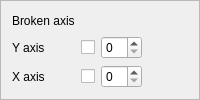
               <widget class="QFrame" name="brokenaxis_frame">
                <property name="frameShape">
                 <enum>QFrame::StyledPanel</enum>
                </property>
                <property name="frameShadow">
                 <enum>QFrame::Raised</enum>
                </property>
                <layout class="QGridLayout" name="gridLayout_5">
                 <item row="0" column="0">
                  <widget class="QLabel" name="brokenaxis_label">
                   <property name="text">
                    <string>Broken axis</string>
                   </property>
                  </widget>
                 </item>
                 <item row="2" column="1">
                  <widget class="QCheckBox" name="brokenaxis_x_checkBox">
                   <property name="text">
                    <string/>
                   </property>
                  </widget>
                 </item>
                 <item row="2" column="0">
                  <widget class="QLabel" name="brokenaxis_y_label">
                   <property name="enabled">
                    <bool>true</bool>
                   </property>
                   <property name="text">
                    <string>Y axis</string>
                   </property>
                  </widget>
                 </item>
                 <item row="3" column="1">
                  <widget class="QCheckBox" name="brokenaxis_y_checkBox">
                   <property name="text">
                    <string/>
                   </property>
                  </widget>
                 </item>
                 <item row="3" column="0">
                  <widget class="QLabel" name="brokenaxis_x_label">
                   <property name="text">
                    <string>X axis</string>
                   </property>
                  </widget>
                 </item>
                 <item row="2" column="2">
                  <widget class="QSpinBox" name="brokenaxis_y_spinBox">
                   <property name="maximumSize">
                    <size>
                     <width>50</width>
                     <height>16777215</height>
                    </size>
                   </property>
                  </widget>
                 </item>
                 <item row="3" column="2">
                  <widget class="QSpinBox" name="brokenaxis_x_spinBox">
                   <property name="maximumSize">
                    <size>
                     <width>50</width>
                     <height>16777215</height>
                    </size>
                   </property>
                  </widget>
                 </item>
                 <item row="2" column="3">
                  <spacer name="brokenaxis_spacer">
                   <property name="orientation">
                    <enum>Qt::Horizontal</enum>
                   </property>
                   <property name="sizeHint" stdset="0">
                    <size>
                     <width>40</width>
                     <height>20</height>
                    </size>
                   </property>
                  </spacer>
                 </item>
                </layout>
               </widget>
